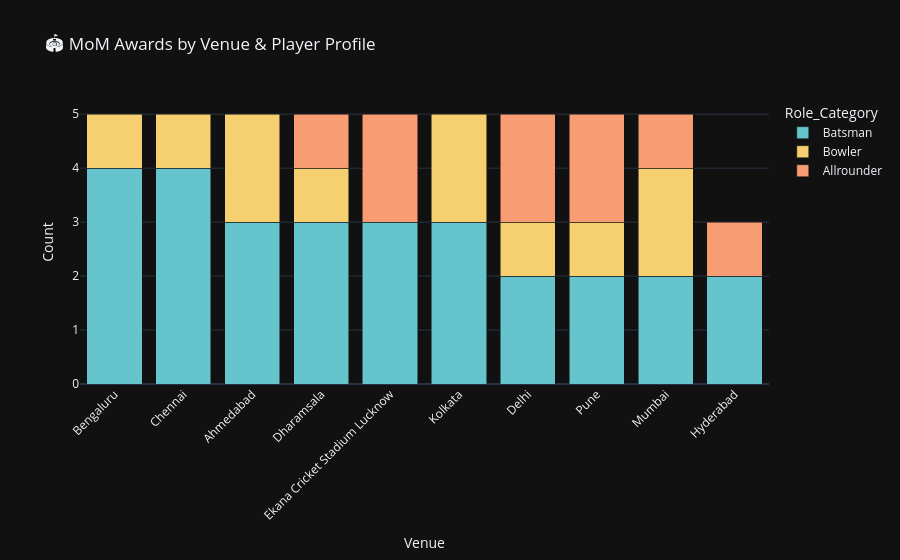

Notebook code for this chart:
### Code cell
# ── MoM awards by venue and role ──
venue_role = mom_df.groupby(['Venue','Role_Category']).size().reset_index(name='Count')
venue_role = venue_role.sort_values('Count', ascending=False)

print("🏟️ MoM Awards by Venue & Player Profile:\n")
display(venue_role.head(15))

fig = px.bar(venue_role, x='Venue', y='Count', color='Role_Category',
             title='🏟️ MoM Awards by Venue & Player Profile',
             barmode='stack',
             color_discrete_sequence=px.colors.qualitative.Pastel)
fig.update_layout(template='plotly_dark', xaxis_tickangle=-45)
fig.show()

### Figure 1 — Plotly figure (JSON) as saved in the notebook; plotly's stock layout.template omitted (floating-point values rounded to 4 significant figures)
{"data": [{"hovertemplate": "Role_Category=Batsman<br>Venue=%{x}<br>Count=%{y}<extra></extra>", "legendgroup": "Batsman", "marker": {"color": "rgb(102, 197, 204)", "pattern": {"shape": ""}}, "name": "Batsman", "orientation": "v", "showlegend": true, "textposition": "auto", "type": "bar", "x": ["Bengaluru", "Chennai", "Ahmedabad", "Dharamsala", "Ekana Cricket Stadium Lucknow", "Kolkata", "Delhi", "Pune", "Mumbai", "Hyderabad"], "xaxis": "x", "y": [4, 4, 3, 3, 3, 3, 2, 2, 2, 2], "yaxis": "y"}, {"hovertemplate": "Role_Category=Bowler<br>Venue=%{x}<br>Count=%{y}<extra></extra>", "legendgroup": "Bowler", "marker": {"color": "rgb(246, 207, 113)", "pattern": {"shape": ""}}, "name": "Bowler", "orientation": "v", "showlegend": true, "textposition": "auto", "type": "bar", "x": ["Ahmedabad", "Mumbai", "Kolkata", "Chennai", "Bengaluru", "Dharamsala", "Delhi", "Pune"], "xaxis": "x", "y": [2, 2, 2, 1, 1, 1, 1, 1], "yaxis": "y"}, {"hovertemplate": "Role_Category=Allrounder<br>Venue=%{x}<br>Count=%{y}<extra></extra>", "legendgroup": "Allrounder", "marker": {"color": "rgb(248, 156, 116)", "pattern": {"shape": ""}}, "name": "Allrounder", "orientation": "v", "showlegend": true, "textposition": "auto", "type": "bar", "x": ["Pune", "Delhi", "Ekana Cricket Stadium Lucknow", "Dharamsala", "Hyderabad", "Mumbai"], "xaxis": "x", "y": [2, 2, 2, 1, 1, 1], "yaxis": "y"}], "layout": {"barmode": "stack", "legend": {"title": {"text": "Role_Category"}, "tracegroupgap": 0}, "title": {"text": "🏟️ MoM Awards by Venue & Player Profile"}, "xaxis": {"anchor": "y", "domain": [0, 1], "tickangle": -45, "title": {"text": "Venue"}}, "yaxis": {"anchor": "x", "domain": [0, 1], "title": {"text": "Count"}}}}
